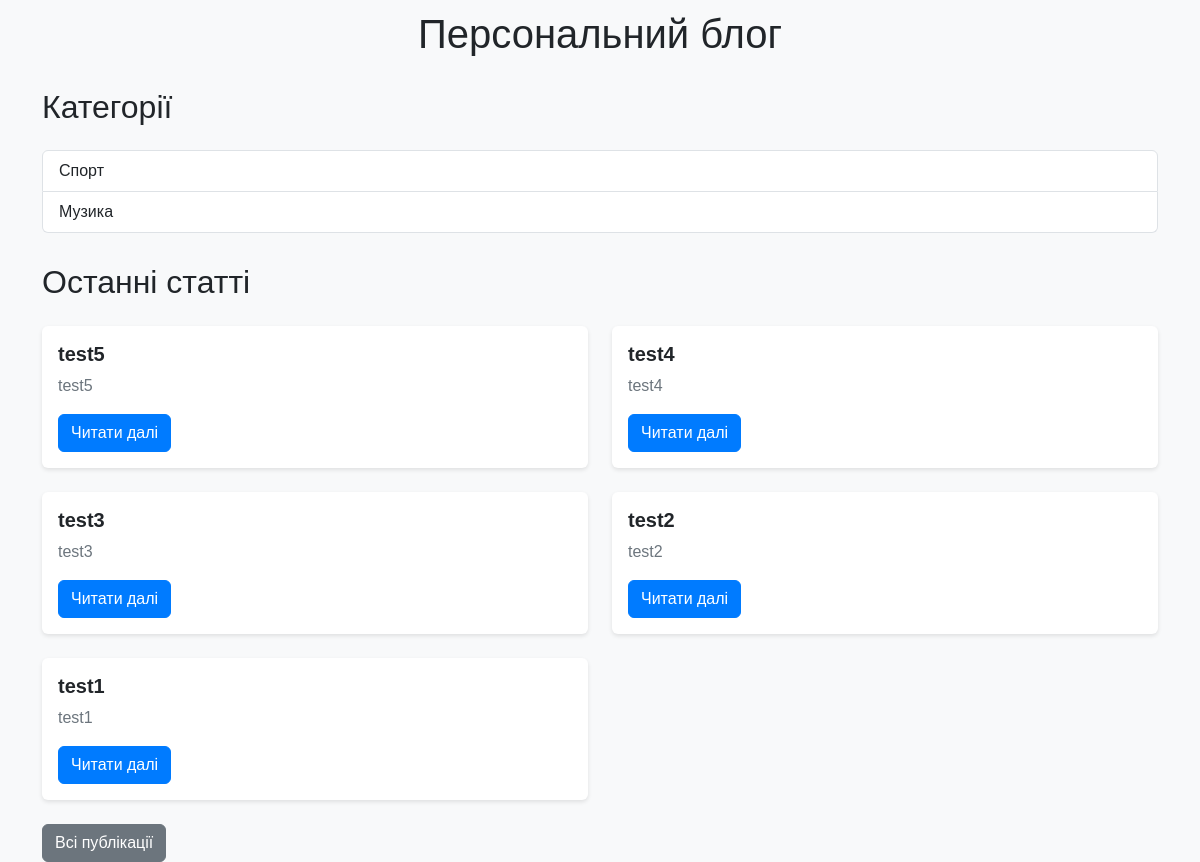
The page / on the database its author committed.
### app_blog/models.py (models this page shows, shortened)
class Category(models.Model):
    category = models.CharField(u'Категорія', max_length=250, help_text=u'Максимум 250 символів')
    slug = models.SlugField(u'Слаг', default='')
    class Meta:
        verbose_name = u'Категорія для новини'
        verbose_name_plural = u'Категорії для новин'

class Article(models.Model):
    title = models.CharField(u'Заголовок', max_length=250, help_text=u'Максимум 250 символів')
    description = models.TextField(blank=True, verbose_name=u'Опис')
    pub_date = models.DateTimeField(u'Дата публікації', default=timezone.now)
    slug = models.SlugField(u'Слаг', unique_for_date='pub_date')
    main_page = models.BooleanField(u'Головна', default=False, help_text=u'Показувати на головній сторінці')
    category = models.ForeignKey(Category, related_name='articles', blank=True, null=True,
                                 verbose_name=u'Категорія', on_delete=models.CASCADE)
    class Meta:
        ordering = ['-pub_date']
        verbose_name = u'Стаття'
        verbose_name_plural = u'Статті'
    def get_absolute_url(self):
        return reverse('article_detail', args=[self.slug])

### app_blog/views.py (the view)
# urls.py: path('', HomePageView.as_view(), name='home'),  # Головна сторінка
class HomePageView(TemplateView):
    template_name = 'index.html'
    def get_context_data(self, **kwargs):
        context = super().get_context_data(**kwargs)
        context['articles'] = Article.objects.all().order_by('-pub_date')[:5]
        context['categories'] = Category.objects.all()
        return context

### app_blog/templates/index.html
{% extends "base.html" %}
{% load static %}
{% block content %}
<h2 class="mb-4">Категорії</h2>
{% if categories %}
<div class="list-group mb-4">
    {% for item in categories %}
    <a href="{% url 'article_list' %}?category_slug={{ item.slug }}" class="list-group-item list-group-item-action">
        {{ item.category }}
    </a>
    {% endfor %}
</div>
{% endif %}
<h2 class="mb-4">Останні статті</h2>
{% if articles %}
<div class="row">
    {% for article in articles %}
    <div class="col-md-6 mb-4">
        <div class="card">
            <div class="card-body">
                <h5 class="card-title">{{ article.title }}</h5>
                <p class="card-text">{{ article.description|safe|escape|striptags|truncatewords_html:32 }}</p>
                <a href="{{ article.get_absolute_url }}" class="btn btn-primary">Читати далі</a>
            </div>
        </div>
    </div>
    {% endfor %}
</div>
{% else %}
<p class="text-muted">Немає статей для відображення.</p>
{% endif %}
<a href="{% url 'article_list' %}" class="btn btn-secondary">Всі публікації</a>
{% endblock %}

### static/css/main.css (style rules this page uses)
body { background-color: #f8f9fa; font-family: 'Arial', sans-serif; }
h2 { margin-top: 30px; }
.card { border: none; box-shadow: 0 2px 4px rgba(0, 0, 0, 0.1); }
.card-title { font-size: 1.25rem; font-weight: bold; }
.card-text { color: #6c757d; }
.btn-primary { background-color: #007bff; border-color: #007bff; }
.btn-secondary { background-color: #6c757d; border-color: #6c757d; }

### rows shown on the page
Category: category "Спорт"
Category: category "Музика"
Article: title "test5", description "test5"
Article: title "test4", description "test4"
Article: title "test3", description "test3"
Article: title "test2", description "test2"
Article: title "test1", description "test1"
